Frame 1 (no input): blank canvas, image omitted
Frame 60 (no input): blank canvas, image omitted
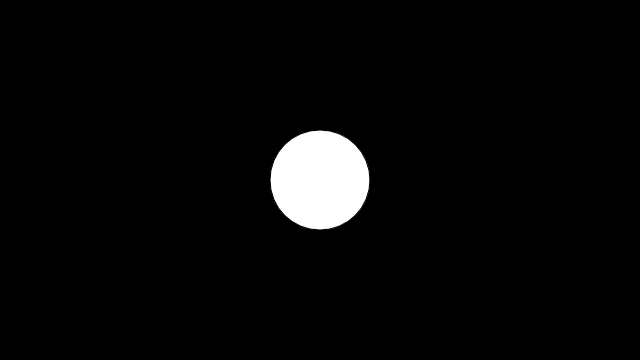
Frame 120 (the mouse pressed at the canvas centre since frame 60)

The p5.js sketch whose frames 1 and 60 were blank and that drew this single picture after the mouse press (run headless with seeded random() and noise() and a simulated clock; from frame 60 on, the mouse is pressed at the canvas centre):

// p5.js sketch
// ── sketch.js
/*
	meme v2
	conditional logic
*/

function setup() {
	createCanvas(640, 360);
}

function draw() {
	background(0);

	if (mouseIsPressed || mouseX > width/2) {
		ellipse(mouseX, mouseY, 100);
	}
	
}
